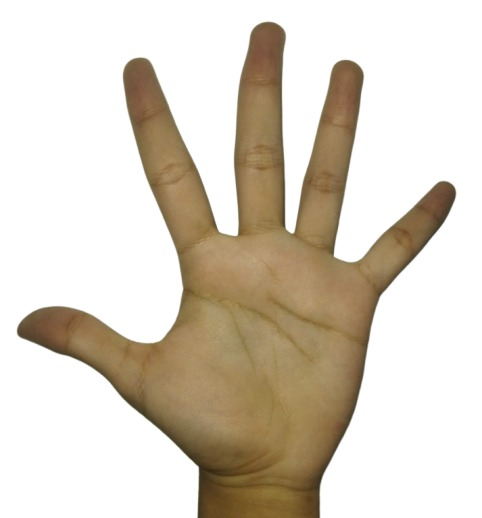
#> input picture tangan1.jpg, 482 x 518 px
$ jupyter execute modul4.ipynb
#> lines starting #> are read from the running program, lines starting #| are printed output that depends on the picture; after the words box and inside, x2 and y2 are one past the last pixel; in counts of white or black regions, pixels touching at a corner belong together
## IMPORT LIBRARY
Kode tersebut digunakan untuk mengimpor library yang diperlukan dalam proses pengolahan citra, yaitu NumPy untuk pengolahan data array atau matriks, OpenCV untuk pemrosesan gambar, dan Matplotlib untuk menampilkan hasil visualisasi gambar.

[cell 1]
import cv2
import matplotlib.pyplot as plt
import numpy as np

## KERNEL
Kode tersebut mendefinisikan empat kernel konvolusi dengan fungsi spesifik dalam pengolahan citra. Kernel sobelX dan sobelY merupakan matriks berukuran 3x3 yang masing-masing bertugas mendeteksi tepi vertikal dan tepi horizontal. Sementara itu, tigaXtiga (3x3) dan limaXlima (5x5) adalah box filter yang berisi nilai 1 secara seragam, berfungsi untuk melakukan penghalusan citra guna mengurangi noise, di mana kernel 5x5 menghasilkan efek blur yang jauh lebih kuat dibandingkan kernel 3x3 karena mencakup area piksel yang lebih luas.

[cell 2]
sobelX = np.array([
    [-1, 0, 1],
    [-2, 0, 2],
    [-1, 0, 1]
], dtype=np.float32)

sobelY = np.array([
    [ 1,  2,  1],
    [ 0,  0,  0],
    [-1, -2, -1]
], dtype=np.float32)

tigaXtiga = np.array([
    [1, 1, 1],
    [1, 1, 1],
    [1, 1, 1]
], dtype=np.float32)

limaXlima = np.array([
    [1, 1, 1, 1, 1],
    [1, 1, 1, 1, 1],
    [1, 1, 1, 1, 1],
    [1, 1, 1, 1, 1],
    [1, 1, 1, 1, 1]
], dtype=np.float32)

## KONVOLUSI
Function konvolusi() digunakan untuk melakukan operasi konvolusi pada citra menggunakan kernel tertentu. Function ini biasanya dipakai dalam pengolahan citra untuk proses seperti filtering, blur, sharpening, maupun deteksi tepi. Hasil konvolusi akan menghasilkan citra baru berdasarkan perhitungan antara nilai piksel gambar dengan kernel yang diberikan.

[cell 3]
def konvolusi(img, kernel):
    size = kernel.shape[0]
    pad_size = size // 2
    padded = np.pad(img, pad_size, mode='constant')
    canvas = np.zeros_like(img).astype(np.float32)
    height, width = img.shape

    for i in range(height):
        for j in range(width):
            region = padded[i:i+size, j:j+size]
            canvas[i, j] = np.sum(region * kernel)

    return canvas

## GARIS TEPI/EDGE
Function edge() digunakan untuk melakukan deteksi tepi pada citra menggunakan pasangan kernel horizontal dan vertikal. Function ini memanfaatkan operasi konvolusi untuk menghitung perubahan intensitas piksel pada dua arah tersebut, kemudian menggabungkannya untuk menghasilkan citra tepi. Hasil akhirnya berupa gambar yang menampilkan bagian tepi atau batas objek pada citra dengan intensitas yang telah dinormalisasi.

[cell 4]
def edge(img, kernelx, kernely):
    gx = konvolusi(img, kernelx)
    gy = konvolusi(img, kernely)

    canvas = np.zeros_like(img, dtype=np.float32)
    canvas = np.abs(gx) + np.abs(gy)
    canvas = canvas * 255.0 / np.max(canvas)

    return np.clip(canvas, 0, 255).astype(np.uint8)

## RESIZE
Secara umum, kode tersebut berfungsi untuk mengubah ukuran panjang dan lebar sebuah gambar, baik untuk diperbesar maupun diperkecil. Cara kerjanya sangat sederhana, yaitu dengan membuat wadah gambar baru sesuai ukuran yang diminta, kemudian mengisi setiap titik pada wadah baru tersebut dengan menyalin warna dari titik yang posisinya paling bersesuaian pada gambar aslinya tanpa melakukan penyesuaian efek warna lainnya.

[cell 5]
def resize(image, new_width, new_height):
    old_height, old_width = image.shape[:2]
    resized_image = np.zeros((new_height, new_width), dtype=np.uint8)
    for i in range(new_height):
        for j in range(new_width):
            x = int(j * old_width / new_width)
            y = int(i * old_height / new_height)
            resized_image[i, j] = image[y, x]
    return resized_image

## THRESHOLD
Function threshold() digunakan untuk melakukan proses thresholding pada citra, yaitu mengubah gambar menjadi citra biner berdasarkan nilai ambang tertentu. Piksel yang memiliki nilai di atas threshold akan diubah menjadi putih, sedangkan piksel di bawah threshold akan diubah menjadi hitam.

[cell 6]
def threshold(img, batas):
    baris, kolom = img.shape
    canvas = np.zeros_like(img, dtype=np.uint8)
    for i in range(baris):
        for j in range(kolom):
            if(img[i,j] > batas):
                canvas[i,j] = 255
            elif(img[i,j] <= batas):
                canvas[i,j] = 0
    return canvas

## DILASI
Kode tersebut digunakan untuk melakukan proses dilasi pada citra digital, yaitu memperbesar atau menebalkan bagian objek pada gambar biner. Program bekerja dengan menyebarkan piksel putih berdasarkan bentuk kernel sehingga objek terlihat lebih besar dan celah kecil pada objek dapat tertutup. Operasi ini sering digunakan dalam pengolahan citra untuk memperjelas bentuk objek dan membantu proses deteksi atau analisis gambar.

[cell 7]
def dilasi(image,kernel):
    height, width = image.shape
    k_height, k_width = kernel.shape
    center = k_height//2
    hasil = np.zeros((height, width))
    for i in range(center, height-center):
        for j in range(center, width-center):
            if image[i,j] == 255:
                for k in range(k_height):
                    for l in range(k_width):
                        if kernel[k,l] == 1:
                            hasil[i+k-center,j+l-center] =255
            else:
                if hasil[i,j] !=255:
                    hasil[i,j] = 0
    return hasil

## EROSI
Kode tersebut digunakan untuk melakukan proses erosi pada citra digital, yaitu mengecilkan atau menipiskan bagian objek pada gambar biner. Program bekerja dengan memeriksa apakah area di sekitar piksel sesuai dengan bentuk kernel yang digunakan. Jika tidak sesuai, maka piksel objek akan dihilangkan. Operasi ini biasanya digunakan untuk menghapus noise kecil, memisahkan objek yang saling menempel, dan memperjelas bentuk objek pada proses pengolahan citra digital.

[cell 8]
def erosi(image, kernel):
    img_height, img_width = image.shape
    k_height, k_width = kernel.shape

    center_y = k_height // 2
    center_x = k_width // 2

    hasil = np.zeros((img_height, img_width), dtype=np.uint8)

    for i in range(img_height):
        for j in range(img_width):

            cocok = True

            for k in range(k_height):
                for l in range(k_width):

                    img_i = i + k - center_y
                    img_j = j + l - center_x

                    if kernel[k, l] == 1:
                        if (img_i < 0 or img_i >= img_height or
                            img_j < 0 or img_j >= img_width):
                            cocok = False
                            break

                        if image[img_i, img_j] == 0:
                            cocok = False
                            break
                if not cocok:
                    break

            if cocok:
                hasil[i, j] = 255

    return hasil

## THINNING
Kode tersebut digunakan untuk melakukan proses thinning pada citra digital, yaitu menipiskan objek hingga menjadi kerangka atau garis tengahnya saja tanpa menghilangkan bentuk utama objek. Program bekerja dengan menghapus piksel tepi objek secara bertahap berdasarkan kondisi tertentu pada piksel tetangga di sekitarnya. Proses ini dilakukan berulang sampai tidak ada lagi piksel yang dapat dihapus. Operasi thinning sering digunakan pada pengolahan citra untuk analisis bentuk, pengenalan pola, tulisan tangan, sidik jari, dan ekstraksi kerangka objek.

[cell 9]
def thinning(img):
    binary = (img > 0).astype(np.uint8)
    height, width = binary.shape
    changed = True

    while changed:
        changed = False
        hapus = []

        # STEP 1
        for i in range(1, height-1):
            for j in range(1, width-1):
                P1 = binary[i, j]
                if P1 != 1:
                    continue
                P2 = binary[i-1, j]
                P3 = binary[i-1, j+1]
                P4 = binary[i, j+1]
                P5 = binary[i+1, j+1]
                P6 = binary[i+1, j]
                P7 = binary[i+1, j-1]
                P8 = binary[i, j-1]
                P9 = binary[i-1, j-1]
                tetangga = [P2,P3,P4,P5,P6,P7,P8,P9]
                jumlah = np.sum(tetangga)
                transisi = 0
                urutan = tetangga + [P2]
                for k in range(8):
                    if urutan[k] == 0 and urutan[k+1] == 1:
                        transisi += 1
                if (2 <= jumlah <= 6 and transisi == 1 and
                    P2 * P4 * P6 == 0 and P4 * P6 * P8 == 0):
                    hapus.append((i, j))

        if hapus:
            changed = True
            for i, j in hapus:
                binary[i, j] = 0
        hapus = []

        # STEP 2
        for i in range(1, height-1):
            for j in range(1, width-1):
                P1 = binary[i, j]
                if P1 != 1:
                    continue
                P2 = binary[i-1, j]
                P3 = binary[i-1, j+1]
                P4 = binary[i, j+1]
                P5 = binary[i+1, j+1]
                P6 = binary[i+1, j]
                P7 = binary[i+1, j-1]
                P8 = binary[i, j-1]
                P9 = binary[i-1, j-1]
                tetangga = [P2,P3,P4,P5,P6,P7,P8,P9]
                jumlah = np.sum(tetangga)
                transisi = 0
                urutan = tetangga + [P2]
                for k in range(8):
                    if urutan[k] == 0 and urutan[k+1] == 1:
                        transisi += 1
                if (2 <= jumlah <= 6 and transisi == 1 and
                    P2 * P4 * P8 == 0 and P2 * P6 * P8 == 0):
                    hapus.append((i, j))

        if hapus:
            changed = True
            for i, j in hapus:
                binary[i, j] = 0

    return binary * 255

## THICKENING
Kode tersebut digunakan untuk melakukan proses thickening pada citra digital, yaitu menebalkan atau memperbesar bagian objek pada gambar. Program bekerja dengan menjalankan operasi dilasi secara berulang sesuai jumlah iterasi yang ditentukan, sehingga objek akan semakin tebal mengikuti bentuk kernel yang digunakan. Operasi ini biasanya digunakan untuk memperjelas objek, memperkuat garis, dan menutup celah kecil pada citra digital.

[cell 10]
def thickening(img, kernel, iterasi=1):
    hasil = img.copy()
    for _ in range(iterasi):
        hasil = dilasi(hasil, kernel)
    return hasil

## MEMBACA, MENGUBAH, DAN MENAMPILKAN CITRA
Kode tersebut digunakan untuk melakukan tahapan dasar pengolahan citra digital pada gambar telapak tangan. Program dimulai dengan membaca gambar, mengubahnya menjadi citra grayscale, lalu mengubah ukurannya agar lebih seragam. Setelah itu dilakukan deteksi tepi menggunakan operator Sobel untuk menemukan batas atau kontur tangan, kemudian hasilnya diproses dengan threshold agar objek dan latar belakang terlihat lebih jelas dalam bentuk biner. Terakhir, seluruh hasil proses ditampilkan menggunakan matplotlib sehingga setiap tahap pengolahan citra dapat dibandingkan secara visual.

[cell 11]
tangan = cv2.imread('tangan1.jpg')
#> tangan is the input picture: shape (518, 482, 3); mean B, G, R 194, 207.7, 216.7

tangan_gray = cv2.cvtColor(tangan, cv2.COLOR_BGR2GRAY)
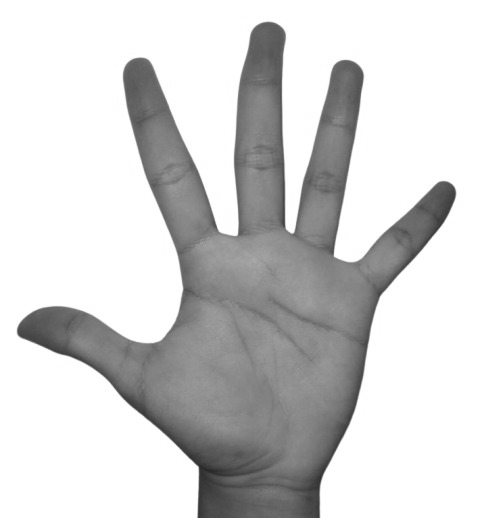
#> tangan_gray: shape (518, 482); min 40, max 255, mean 208.9

tangan_resize = resize(tangan_gray, 256, 256)
#> after the loop in resize, `for i in range(new_height):`:
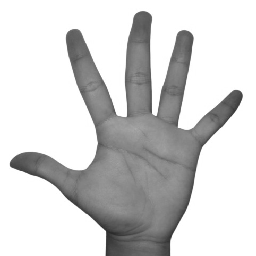
#> resized_image: shape (256, 256); min 42, max 255, mean 209

tangan_sobel = edge(tangan_resize, sobelX, sobelY)

tangan_threshold = threshold(tangan_sobel, 10)
#> after the loop in threshold, `for i in range(baris):`:
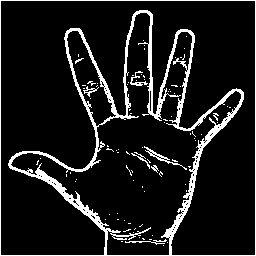
#> canvas: shape (256, 256); 10.3% white in thin lines or dots

plt.figure(figsize=(15, 10))

plt.subplot(1,4,1)
plt.imshow(tangan_gray, cmap='gray')
plt.title('Citra Asli')

plt.subplot(1,4,2)
plt.imshow(tangan_resize, cmap='gray')
plt.title('Citra Resize')

plt.subplot(1,4,3)
plt.imshow(tangan_sobel, cmap='gray')
plt.title('Deteksi Tepi')

plt.subplot(1,4,4)
plt.imshow(tangan_threshold, cmap='gray')
plt.title('Threshold')

plt.show()

## PENGGUNAAN OPERASI MORFOLOGI 3X3 PADA CITRA THRESHOLD
Kode tersebut digunakan untuk menerapkan berbagai operasi morfologi pada citra telapak tangan yang telah melalui proses threshold. Program melakukan beberapa proses seperti dilasi untuk menebalkan objek, erosi untuk menipiskan objek, opening untuk menghilangkan noise kecil, closing untuk menutup celah pada objek, thinning untuk mendapatkan kerangka objek, thickening untuk mempertebal bentuk objek, serta gradient morfologi untuk menampilkan bagian tepi objek berdasarkan selisih antara dilasi dan erosi. Setelah semua proses selesai, hasil tiap operasi ditampilkan menggunakan matplotlib agar perbedaan efek dari masing-masing metode morfologi dapat dibandingkan secara visual.

[cell 12]
tangan_dilasi3 = dilasi(tangan_threshold, tigaXtiga)
#> after the loop in dilasi, `for i in range(center, height-center):`: hasil: shape (256, 256) float64; 16.8% white; 19 white regions (15 under 20 px), largest, box (x1, y1, x2, y2) and area: (7, 9, 245, 256) 10513, (125, 150, 164, 178) 289, (125, 164, 134, 177) 61, (138, 223, 144, 228) 22
tangan_erosi3 = erosi(tangan_threshold, tigaXtiga)
#> after the loop in erosi, `for i in range(img_height):`: hasil: shape (256, 256); 1.5% white in thin lines or dots, all inside (x1, y1, x2, y2) = (9, 11, 243, 255)
tangan_opening3 = dilasi(erosi(tangan_threshold, tigaXtiga), tigaXtiga)
#> after the loop in dilasi (call 2), `for i in range(center, height-center):`: hasil: shape (256, 256) float64; 5.9% white; 64 white regions (25 under 20 px), largest, box (x1, y1, x2, y2) and area: (36, 169, 108, 240) 593, (205, 89, 244, 142) 278, (167, 29, 195, 68) 208
tangan_closing3 = erosi(dilasi(tangan_threshold, tigaXtiga), tigaXtiga)
#> after the loop in erosi (call 3), `for i in range(img_height):`: hasil: shape (256, 256); 10.1% white; 27 white regions (24 under 20 px), largest, box (x1, y1, x2, y2) and area: (8, 10, 244, 255) 6395, (126, 151, 163, 177) 153, (126, 165, 133, 176) 21
tangan_thinning3 = thinning(tangan_threshold)
#> in thinning, `binary = (img > 0).astype(np.uint8)`: binary: shape (256, 256); values 0 (black) and 1 (white), 10.3% white in thin lines or dots
#> after the loop in thinning, `while changed:`:
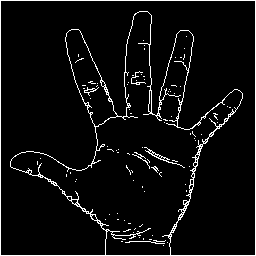
#> binary: shape (256, 256); values 0 (black) and 1 (white), 5.3% white in thin lines or dots
#> in thinning, `return binary * 255`: returned value: shape (256, 256); 5.3% white in thin lines or dots
tangan_thickening3 = thickening(tangan_threshold, tigaXtiga)
tangan_gradient_morph3 = np.clip(
    tangan_dilasi3.astype(np.int32) - tangan_erosi3.astype(np.int32),
    0,
    255
).astype(np.uint8)
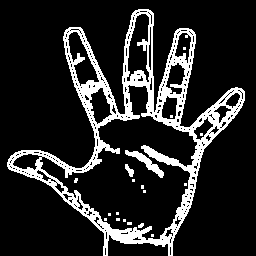
#> tangan_gradient_morph3: shape (256, 256); 15.3% white; 19 white regions (15 under 20 px), largest, box (x1, y1, x2, y2) and area: (7, 9, 245, 256) 9531, (125, 150, 164, 178) 289, (125, 164, 134, 177) 61, (138, 223, 144, 228) 22

plt.subplot(2,4, 1)
plt.imshow(tangan_dilasi3, cmap='gray')
plt.title('Dilasi')
plt.axis('off')

plt.subplot(2,4, 2)
plt.imshow(tangan_erosi3, cmap='gray')
plt.title('Erosi')
plt.axis('off')

plt.subplot(2,4, 3)
plt.imshow(tangan_opening3, cmap='gray')
plt.title('Opening')
plt.axis('off')

plt.subplot(2,4, 4)
plt.imshow(tangan_closing3, cmap='gray')
plt.title('Closing')
plt.axis('off')

plt.subplot(2,4, 5)
plt.imshow(tangan_thinning3, cmap='gray')
plt.title('Thinning')
plt.axis('off')

plt.subplot(2,4, 6)
plt.imshow(tangan_thickening3, cmap='gray')
plt.title('Thickening')
plt.axis('off')

plt.subplot(2,4, 7)
plt.imshow(tangan_gradient_morph3, cmap='gray')
plt.title('Gradient Morfologi')
plt.axis('off')
plt.tight_layout()

## PENGGUNAAN OPERASI MORFOLOGI 5X5 PADA CITRA THRESHOLD
Kode tersebut digunakan untuk menerapkan berbagai operasi morfologi pada citra telapak tangan menggunakan kernel berukuran 5×5. Program melakukan proses dilasi, erosi, opening, closing, thinning, thickening, dan gradient morfologi untuk melihat perubahan bentuk objek setelah diproses dengan kernel yang lebih besar. Penggunaan kernel 5×5 membuat efek morfologi menjadi lebih kuat, seperti objek yang lebih tebal pada dilasi atau lebih tipis pada erosi. Setelah semua proses selesai, hasil setiap operasi ditampilkan menggunakan matplotlib agar perbedaan hasil pengolahan citra dapat diamati secara visual.

[cell 13]
tangan_dilasi5 = dilasi(tangan_threshold, limaXlima)
#> after the loop in dilasi (call 5), `for i in range(center, height-center):`: hasil: shape (256, 256) float64; 23.3% white; 7 white regions, largest, box (x1, y1, x2, y2) and area: (6, 8, 246, 256) 14950, (124, 163, 136, 183) 134, (140, 184, 147, 194) 52
tangan_erosi5 = erosi(tangan_threshold, limaXlima)
#> after the loop in erosi (call 4), `for i in range(img_height):`: hasil: shape (256, 256); 0.04% white in thin lines or dots, all inside (x1, y1, x2, y2) = (39, 130, 216, 235)
tangan_opening5 = dilasi(erosi(tangan_threshold, limaXlima), limaXlima)
#> after the loop in dilasi (call 6), `for i in range(center, height-center):`: hasil: shape (256, 256) float64; 0.41% white; 6 white regions, box (x1, y1, x2, y2) and area: (37, 170, 49, 181) 70, (56, 183, 65, 192) 65, (165, 229, 172, 237) 49, (212, 128, 218, 133) 30, (174, 220, 180, 225) 30, (64, 194, 69, 199) 25
tangan_closing5 = erosi(dilasi(tangan_threshold, limaXlima), limaXlima)
#> after the loop in erosi (call 6), `for i in range(img_height):`: hasil: shape (256, 256); 11.4% white; 14 white regions (12 under 20 px), largest, box (x1, y1, x2, y2) and area: (8, 10, 244, 254) 7426, (126, 165, 133, 176) 21
tangan_thinning5 = thinning(tangan_threshold)
tangan_thickening5 = thickening(tangan_threshold, limaXlima)
tangan_gradient_morph5 = np.clip(
    tangan_dilasi5.astype(np.int32) - tangan_erosi5.astype(np.int32),
    0,
    255
).astype(np.uint8)
#> tangan_gradient_morph5: shape (256, 256); 23.2% white; 7 white regions, largest, box (x1, y1, x2, y2) and area: (6, 8, 246, 256) 14925, (124, 163, 136, 183) 134, (140, 184, 147, 194) 52

plt.subplot(2,4, 1)
plt.imshow(tangan_dilasi5, cmap='gray')
plt.title('Dilasi')
plt.axis('off')

plt.subplot(2,4, 2)
plt.imshow(tangan_erosi5, cmap='gray')
plt.title('Erosi')
plt.axis('off')

plt.subplot(2,4, 3)
plt.imshow(tangan_opening5, cmap='gray')
plt.title('Opening')
plt.axis('off')

plt.subplot(2,4, 4)
plt.imshow(tangan_closing5, cmap='gray')
plt.title('Closing')
plt.axis('off')

plt.subplot(2,4, 5)
plt.imshow(tangan_thinning5, cmap='gray')
plt.title('Thinning')
plt.axis('off')

plt.subplot(2,4, 6)
plt.imshow(tangan_thickening5, cmap='gray')
plt.title('Thickening')
plt.axis('off')

plt.subplot(2,4, 7)
plt.imshow(tangan_gradient_morph5, cmap='gray')
plt.title('Gradient Morfologi')
plt.axis('off')
plt.tight_layout()

## KOMBINASI 2 PROSES MORFOLOGI
Kode tersebut digunakan untuk membandingkan hasil penggabungan beberapa operasi morfologi pada citra telapak tangan. Program melakukan kombinasi proses seperti Opening + Closing, Closing + Opening, Opening + Dilasi, serta Closing + Erosi untuk melihat bagaimana urutan dan jenis operasi memengaruhi bentuk akhir objek pada citra. Setiap kombinasi memberikan efek yang berbeda, misalnya membersihkan noise, menutup celah, menebalkan, atau menipiskan objek. Hasil dari masing-masing proses kemudian ditampilkan menggunakan matplotlib agar perbedaan perubahan citra dapat diamati secara visual.

[cell 14]
tangan_openclose = erosi(dilasi(tangan_opening3, tigaXtiga), tigaXtiga)
#> after the loop in dilasi (call 9), `for i in range(center, height-center):`: hasil: shape (256, 256) float64; 10.8% white; 15 white regions, largest, box (x1, y1, x2, y2) and area: (163, 88, 245, 256) 1690, (32, 27, 100, 173) 1414, (148, 28, 196, 132) 1297
#> after the loop in erosi (call 7), `for i in range(img_height):`: hasil: shape (256, 256); 6.3% white; 20 white regions (6 under 20 px), largest, box (x1, y1, x2, y2) and area: (8, 151, 108, 240) 790, (33, 28, 99, 172) 760, (149, 29, 195, 131) 739
tangan_closeopen = dilasi(erosi(tangan_closing3, tigaXtiga), tigaXtiga)
#> after the loop in erosi (call 8), `for i in range(img_height):`:
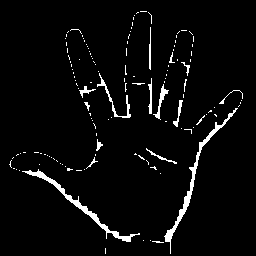
#> hasil: shape (256, 256); 3.9% white; 132 white regions (117 under 20 px), largest, box (x1, y1, x2, y2) and area: (164, 108, 238, 254) 648, (22, 169, 140, 242) 615, (97, 73, 131, 118) 190
#> after the loop in dilasi (call 10), `for i in range(center, height-center):`:
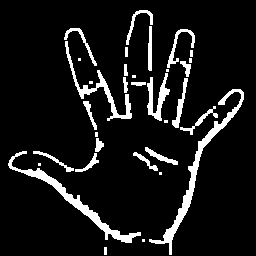
#> hasil: shape (256, 256) float64; 9.1% white; 33 white regions (10 under 20 px), largest, box (x1, y1, x2, y2) and area: (149, 89, 244, 255) 1320, (8, 151, 141, 243) 1145, (65, 41, 132, 121) 707
tangan_opendilasi = dilasi(tangan_opening3, tigaXtiga)
tangan_closeerosi = erosi(tangan_closing3, tigaXtiga)

plt.subplot(2,2,1)
plt.imshow(tangan_openclose, cmap='gray')
plt.title('Opening + Closing')
plt.axis('off')

plt.subplot(2,2, 2)
plt.imshow(tangan_closeopen, cmap='gray')
plt.title('Closing + Opening')
plt.axis('off')

plt.subplot(2,2, 3)
plt.imshow(tangan_opendilasi, cmap='gray')
plt.title('Opening + Dilasi')
plt.axis('off')

plt.subplot(2,2, 4)
plt.imshow(tangan_closeerosi, cmap='gray')
plt.title('Closing + Erosi')
plt.axis('off')
plt.tight_layout()

## EKSPLORASI MANDIRI
Untuk mendapatkan hasil seperti dibawah, ada beberapa tahapan yang dilakukan, Opsional: Gunakan resize untuk ukuran citra:
1. Citra telapak tangan dibaca menggunakan OpenCV.
2. Citra diubah menjadi grayscale agar proses pengolahan lebih mudah karena hanya menggunakan intensitas warna abu-abu.
3. Dilakukan deteksi tepi menggunakan operator Sobel untuk menemukan garis tepi dan kontur tangan.
4. Hasil deteksi tepi kemudian dithreshold agar gambar menjadi biner hitam putih sehingga objek tangan terlihat lebih jelas.
5. Setelah itu dilakukan operasi morfologi closing dengan kernel 3×3 untuk menutup celah kecil dan menyambungkan bagian tepi yang terputus.
6. Terakhir, dilakukan lagi deteksi tepi Sobel pada hasil closing sehingga kontur telapak tangan dan detail didalamnya menjadi lebih jelas.

[cell 15]
tangan_final = edge(tangan_closing3, sobelX, sobelY)
#> in konvolusi (call 3), `padded = np.pad(img, pad_size, mode='constant')`: padded: shape (258, 258); 9.9% white; 27 white regions (24 under 20 px), largest, box (x1, y1, x2, y2) and area: (9, 11, 245, 256) 6395, (127, 152, 164, 178) 153, (127, 166, 134, 177) 21
#> after the loop in konvolusi (call 3), `for i in range(height):`:
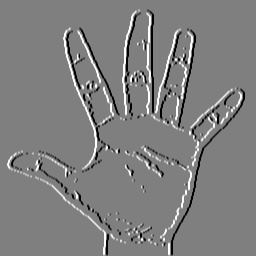
#> canvas: shape (256, 256) float32; min -1020, max 1020, mean 0; drawn with min black and max white
#> after the loop in konvolusi (call 4), `for i in range(height):`:
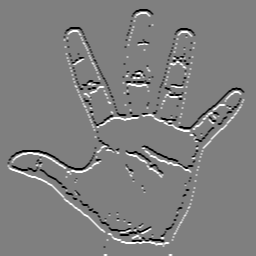
#> canvas: shape (256, 256) float32; min -1020, max 1020, mean 0; drawn with min black and max white
#> in edge (call 2), `canvas = np.abs(gx) + np.abs(gy)`:
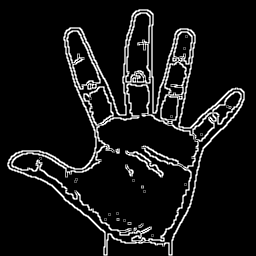
#> canvas: shape (256, 256) float32; min 0, max 1530, mean 128.1; drawn with min black and max white
